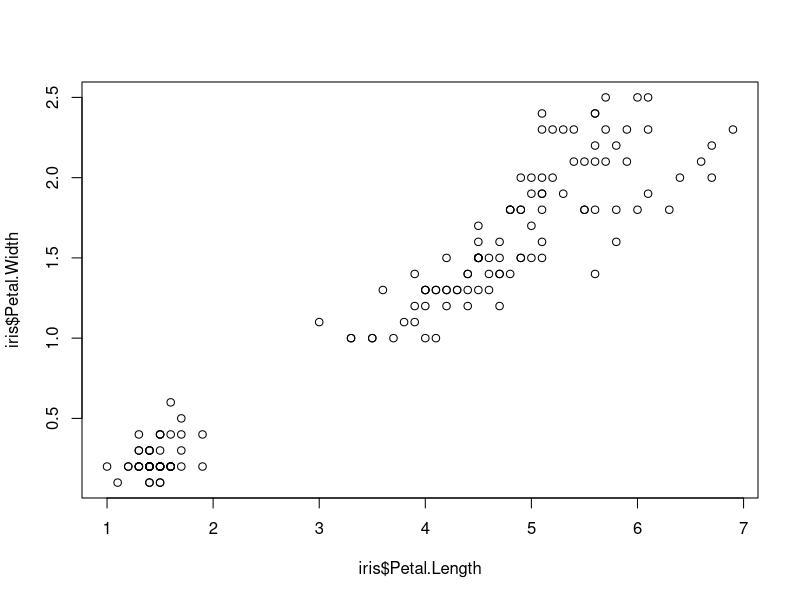
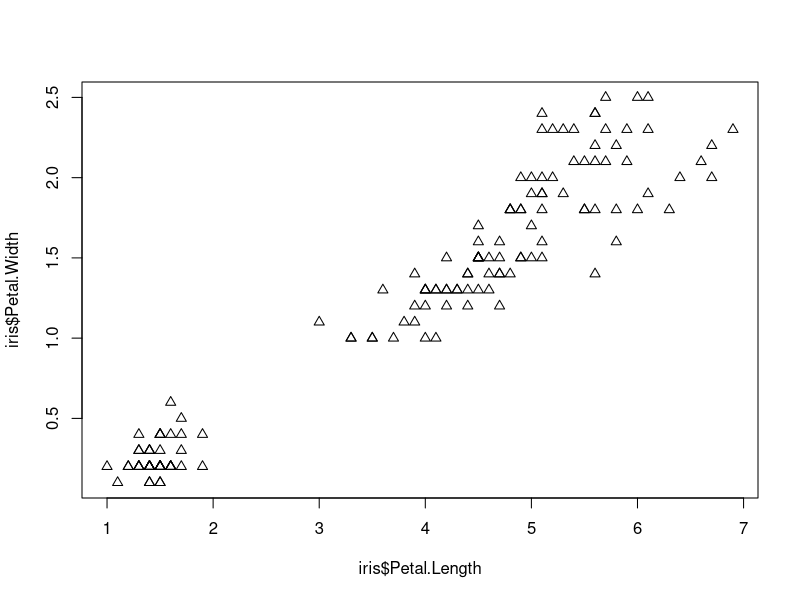
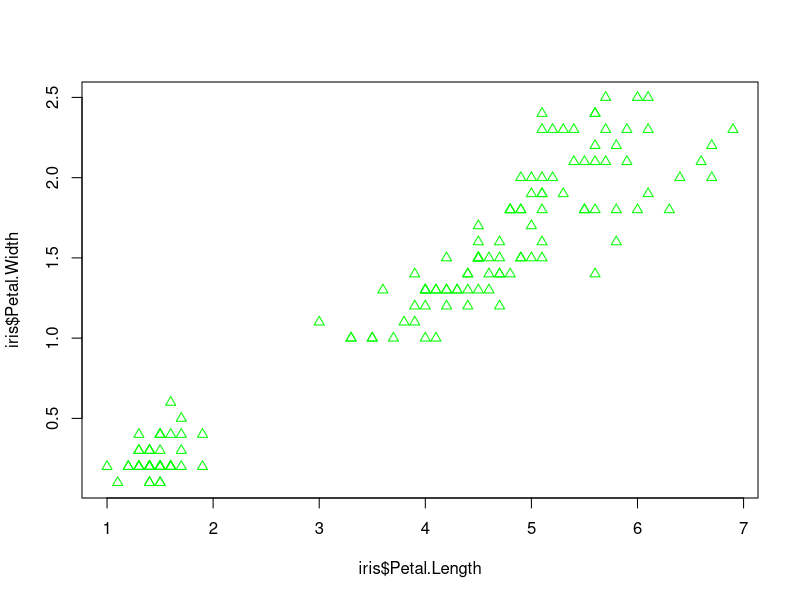
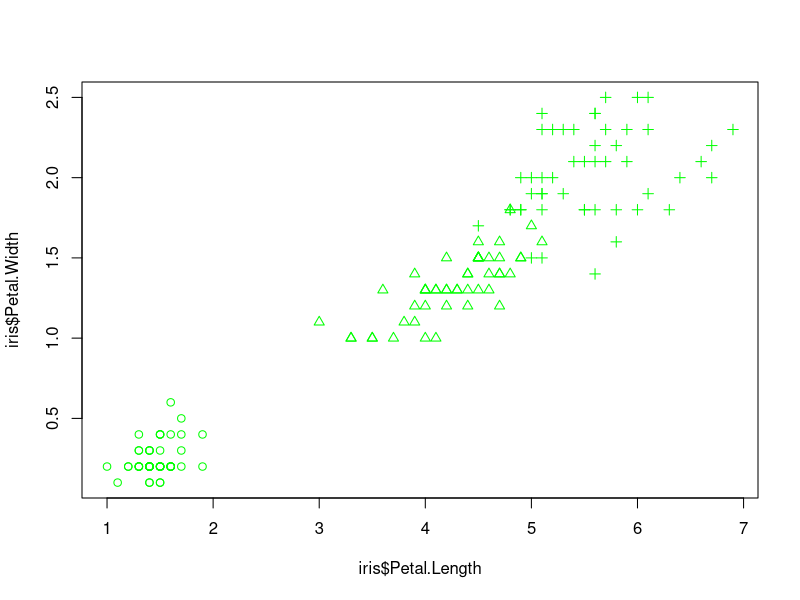
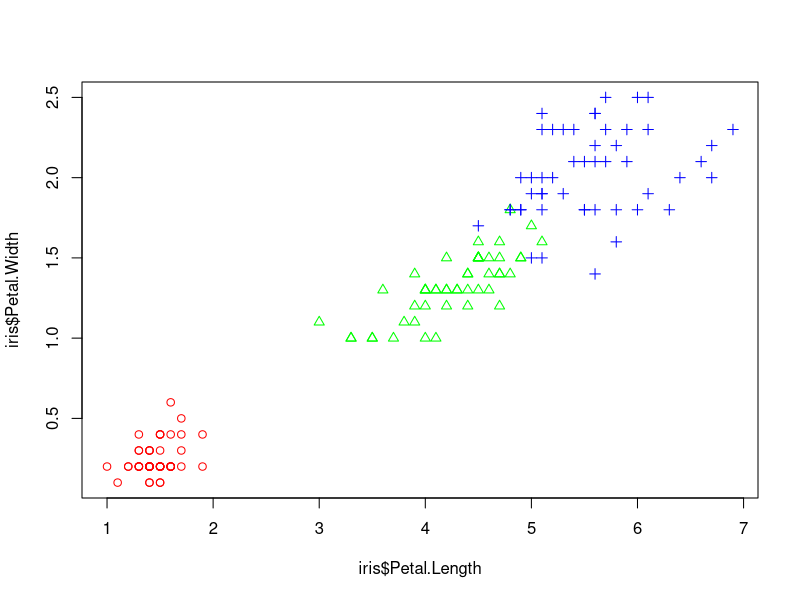
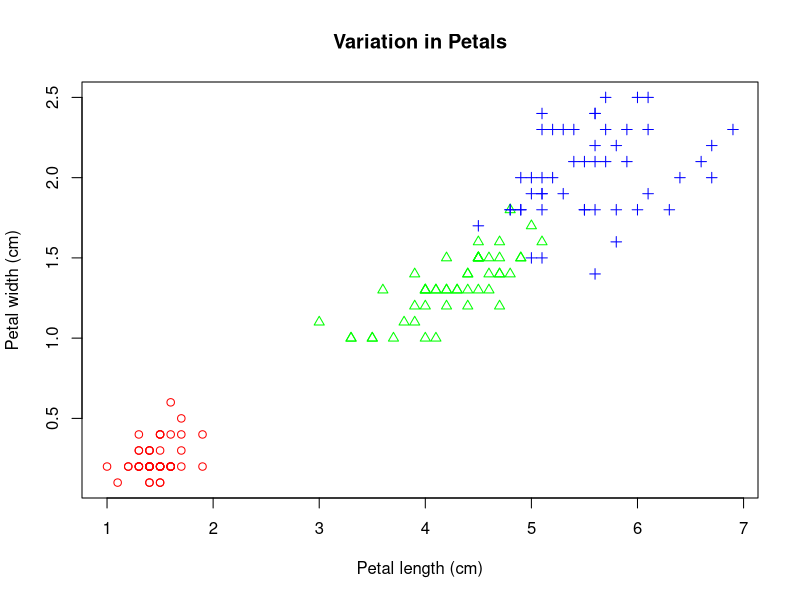
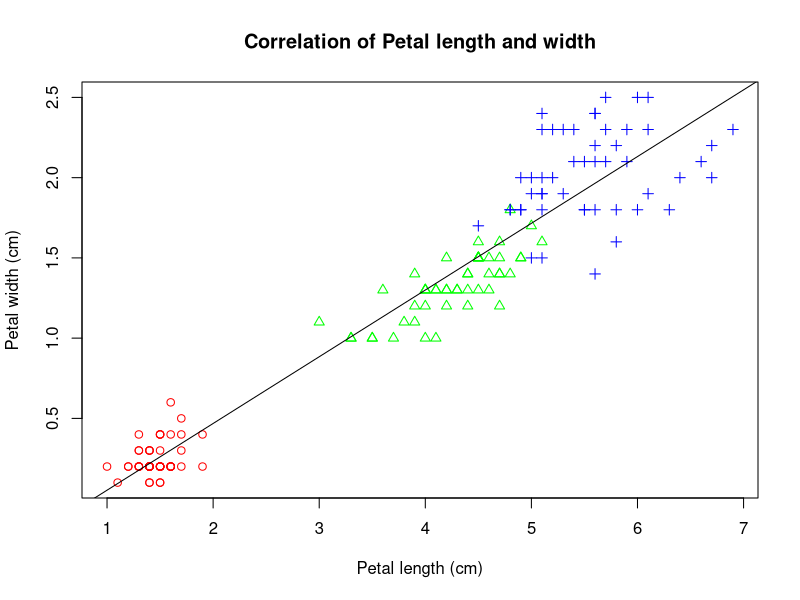
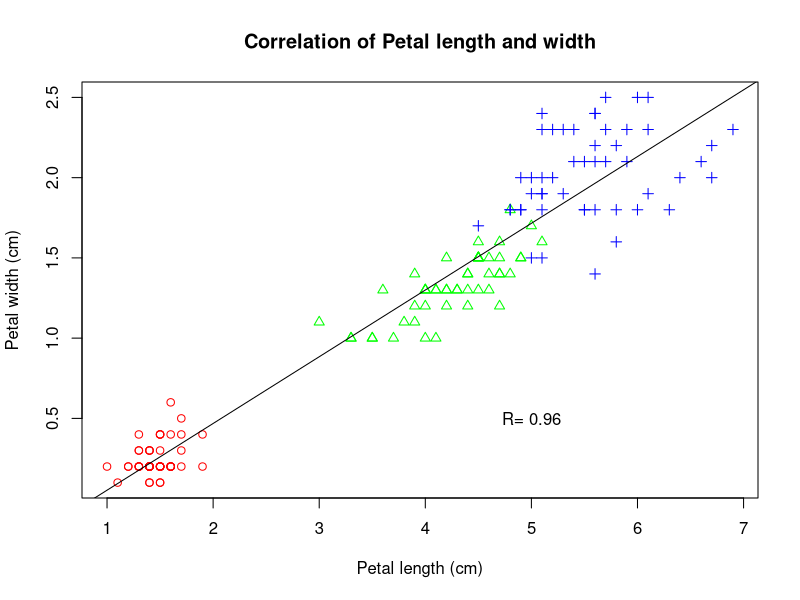

Write the R code that produced these figures, in order. (Note: this script raises an error after producing the figures.)
## ---- chunk 1
plot(iris$Petal.Length, iris$Petal.Width)
## ---- chunk 2
plot(iris$Petal.Length, iris$Petal.Width, 
     pch = 2) # change to triangel
## ---- chunk 3
plot(iris$Petal.Length, iris$Petal.Width, 
     pch = 2,
     col = "green") # change to green
## ---- chunk 4
types <- as.numeric(iris$Species)
types
## ---- chunk 5
plot(iris$Petal.Length, iris$Petal.Width, 
     pch = types,
     col = "green") 
## ---- chunk 6
plot(iris$Petal.Length, iris$Petal.Width, 
     pch = types,
     col = rainbow(3)[types])
## ---- chunk 7
plot(iris$Petal.Length, iris$Petal.Width, 
     pch = types,
     col = rainbow(3)[types],
     xlab = "Petal length (cm)",
     ylab = "Petal width (cm)",
     main = "Variation in Petals")
## ---- chunk 8
plot(iris$Petal.Length, iris$Petal.Width, 
     pch = types,
     col = rainbow(3)[types],
     xlab = "Petal length (cm)",
     ylab = "Petal width (cm)",
     main = "Correlation of Petal length and width")
abline( lm(iris$Petal.Width ~ iris$Petal.Length) )
## ---- chunk 9
plot(iris$Petal.Length, iris$Petal.Width, 
     pch = types,
     col = rainbow(3)[types],
     xlab = "Petal length (cm)",
     ylab = "Petal width (cm)",
     main = "Correlation of Petal length and width")
abline( lm(iris$Petal.Width ~ iris$Petal.Length) )
PCC = cor(iris$Petal.Length, iris$Petal.Width)  # Pearson's correlation coefficient
PCC
roundedPCC = round(PCC, 2) # round to the 2nd place after decimal point.
text(5, 0.5, paste("R=", roundedPCC) ) # add text to plot
## ---- chunk 10
plot(iris$Petal.Length, iris$Petal.Width, 
     pch = types,  # marker type
     col = rainbow(3)[types],  # color
     xlab = "Petal length (cm)",
     ylab = "Petal width (cm)",
     main = "Correlation of Petal length and width")
abline( lm(iris$Petal.Width ~ iris$Petal.Length) ) # regression line
text(5, 0.5, paste("R=", roundedPCC ))  # add text annotation
legend("topleft", 
       levels(iris$Species), 
       pch = 1:3, col = rainbow(3))
## ---- chunk 11
library(ggplot2)  # load the ggplot2 package
## ---- chunk 12
ggplot(iris, aes(x = Petal.Length, y = Petal.Width, color = Species)) + 
  geom_point()
## ---- chunk 13
ggplot(iris, aes(x = Petal.Length, y = Petal.Width) ) +    # define space
  geom_point( aes(color = Species, shape = Species) ) +    # add points
  geom_smooth(method =lm) +                                # add trend line  
  annotate("text", x = 5, y = 0.5, label = "R=0.96") +     # annotate with text
  xlab("Petal length (cm)") +                              # x-axis labels
  ylab("Petal width (cm)") +                               # y-axis labels
  ggtitle( "Correlation between petal length and width")   # title
## ---- chunk 14
ggplot(iris, aes(x = Petal.Length, fill = Species)) + 
  geom_density( alpha = 0.3)
## ---- chunk 15
x <- as.matrix(iris[, 1:4])  # convert to matrix
colMeans(x)  # column means for matrix
colSums(x)
## ---- chunk 16
pairs(x) 
## ---- chunk 17
pairs(x, col = rainbow(3)[iris$Species])  # Figure 2.18
## ---- chunk 18
x <- iris[, 1:4]
stars(x)         # do I see any diamonds?
stars(x, key.loc = c(17,0))    # What does this tell you?
## ---- chunk 19
stars(x, key.loc = c(20,0.5), draw.segments = T )    
## ---- chunk 20
knitr::include_graphics("images/img1204n_starsegment.png")
## ---- chunk 21
x <- iris[, 1:4]
matplot(t(x), type = 'l',                #“l” is lower case L for “line”.
        col = rainbow(3)[iris$Species])  # Species information is color coded
legend("topright", levels(iris$Species), fill = rainbow(3))  # add legend to figure.
text(c(1.2, 2, 3, 3.8), 0, colnames(x))  # manually add names
## ---- chunk 22
Means <- tapply(iris$Petal.Length, list(iris$Species), mean)  # means by group 
SDs <- tapply(iris$Petal.Length, list(iris$Species), sd)   # standard deviation by group
Nsamples <- tapply(iris$Petal.Length, list(iris$Species), length) # number of samples per group
SEs <- SDs/sqrt(Nsamples) # standard error
xloc <- barplot(Means,  # bar plot, returning the location of the bars
                xlab = "",
                ylab = "Measurements(cm)",
                main = "Petal Length",
                ylim = c(0, 7), col = "green")
arrows(xloc, Means - SDs,  # add error bars as arrows
       xloc, Means + SDs,
       code = 3, angle = 90, length = 0.1)
text(xloc, 0.5, paste("n=", Nsamples))   # add sample size to each group
## ---- chunk 23
boxplot(x)  # plain version. 
## ---- chunk 24
par(mar = c(8, 2, 2, 2))  # set figure margins (bottom, left, top, right)
boxplot(x, las = 2) 
## ---- chunk 25
boxplot(iris$Sepal.Length ~ iris$Species)
## ---- chunk 26
library(ggplot2)
ggplot(iris, aes(x = Species, y = Sepal.Length)) +
  geom_boxplot()
## ---- chunk 27
ggplot(iris, aes(x = Species, y = Sepal.Length, color = Species)) +
  geom_boxplot() +
  geom_jitter(position=position_jitter(0.2))
## ---- chunk 28
op <- par(no.readonly = TRUE)  # get old parameters
par(mfrow= c(2, 2))  # nrows = 2; ncols= 2
attach(iris)
hist(Sepal.Length)
hist(Sepal.Width)
hist(Petal.Length)
hist(Petal.Width)
par(op)  # restore old parameters; otherwise affect all subsequent plots
## ---- chunk 29
disMatarix <- dist(x)
plot( hclust(disMatarix) )
## ---- chunk 30
x <- as.matrix(iris[, 1:4]) # convert to matrix
heatmap(x, 
        scale = "column", 
        RowSideColors = rainbow(3)[iris$Species]
        )
## ---- chunk 31
library(pheatmap)
x <- as.matrix(iris[, 1:4]) # convert to matrix
row.names(x) <- row.names(iris) # assign row names in the matrix
pheatmap(x, 
         scale = "column",
         clustering_method = "average", # average linkage
         annotation_row = iris[, 5, drop=FALSE], # the 5th column as color bar
         show_rownames = FALSE
         )
## ---- chunk 32
knitr::include_graphics("images/img1304_PCA.png")
## ---- chunk 33
pca = prcomp(iris[, 1:4], scale = TRUE)   
pca  # Have a look at the results.
## ---- chunk 34
plot(pca)  # plot the amount of variance each principal components captures.
str(pca)   # this shows the structure of the object, listing all parts. 
## ---- chunk 35
head(pca$x)  # the new coordinate values for each of the 150 samples
## ---- chunk 36
plot(pca$x[, 1:2], pch = 1, col = rainbow(3)[iris$Species],
		 xlab = "1st principal component", 
		 ylab = "2nd Principal Component")
     legend("topright", levels(iris$Species), fill = rainbow(3))
## ---- chunk 37
plot(pca$x[, 1:2], pch = 1, col = rainbow(3)[iris$Species],
		 xlab = "1st principal component", 
		 ylab = "2nd Principal Component")
legend("topright", levels(iris$Species), fill = rainbow(3))
pcaData <- as.data.frame(pca$x[, 1:2])
pcaData <- cbind(pcaData, iris$Species)	
colnames(pcaData) <- c("PC1", "PC2", "Species")
percentVar <- round(100 * summary(pca)$importance[2, 1:2], 0) 	# compute % variances
library(ggplot2)
ggplot(pcaData, aes(PC1, PC2, color = Species, shape = Species)) +   # starting ggplot2
	     geom_point(size = 2) +                                        # add data points
       xlab(paste0("PC1: ", percentVar[1], "% variance")) +          # x label
       ylab(paste0("PC2: ", percentVar[2], "% variance")) +          # y  label
	     ggtitle("Principal component analysis (PCA)") +               # title              
       theme(aspect.ratio = 1)                                       # width and height ratio   
## ---- chunk 38
pcaData <- as.data.frame(pca$x[, 1:2])
pcaData <- cbind(pcaData, iris$Species)	
colnames(pcaData) <- c("PC1", "PC2", "Species")

#install.packages("ggplot2")
library(ggplot2)
ggplot(pcaData, aes(PC1, PC2, color = Species, shape = Species)) +   # define plot area
	     geom_point(size = 2)                                          # adding data points
## ---- chunk 39
percentVar <- round(100 * summary(pca)$importance[2, 1:2], 0)	  # compute % variances
ggplot(pcaData, aes(PC1, PC2, color = Species, shape = Species)) +  # starting ggplot2
	     geom_point(size = 2) +                                       # add data points
	     xlab(paste0("PC1: ", percentVar[1], "% variance")) +         # x label
	     ylab(paste0("PC2: ", percentVar[2], "% variance")) +         # y  label
	     ggtitle("Principal component analysis (PCA)") +              # title            
    	 theme(aspect.ratio = 1)                                      # width and height ratio             
## ---- chunk 40
library(ggfortify)
autoplot(prcomp(pca$x[, 1:2]), data = iris, colour = 'Species', shape = 'Species')
## ---- chunk 41
iris2 <- iris[51:150, ]  # removes the first 50 samples, which represent I. setosa
iris2 <- droplevels(iris2)  # removes setosa, an empty levels of species.
model <- glm(Species ~ . , family = binomial(link = 'logit'), 
             data = iris2)  # Species ~ . species as a function of everything else in the dataset
summary(model)
